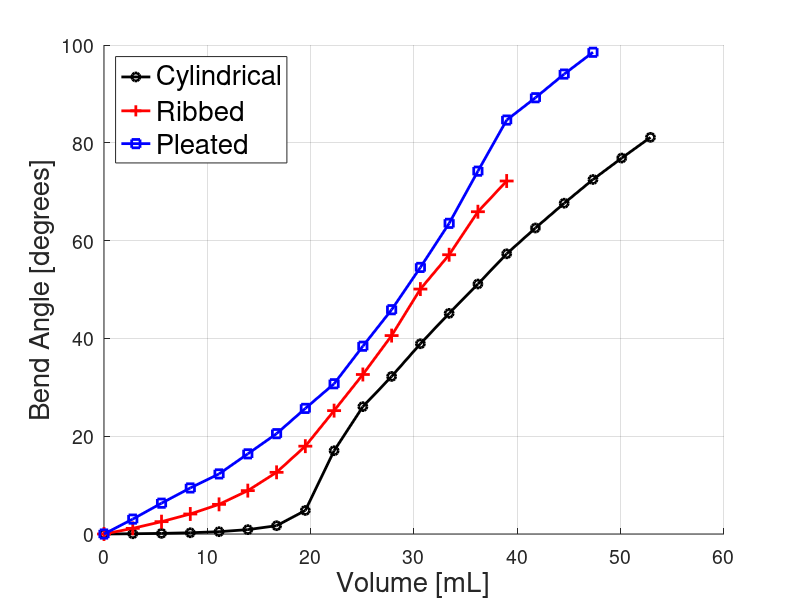
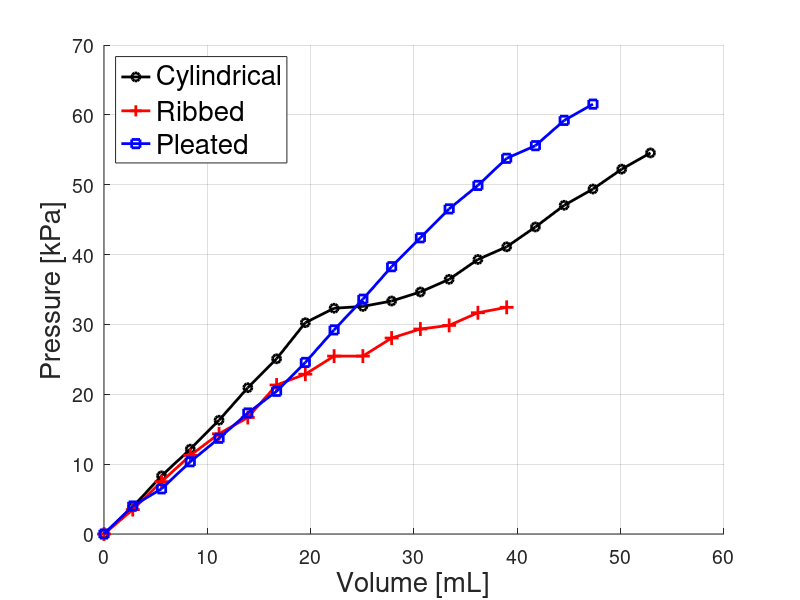
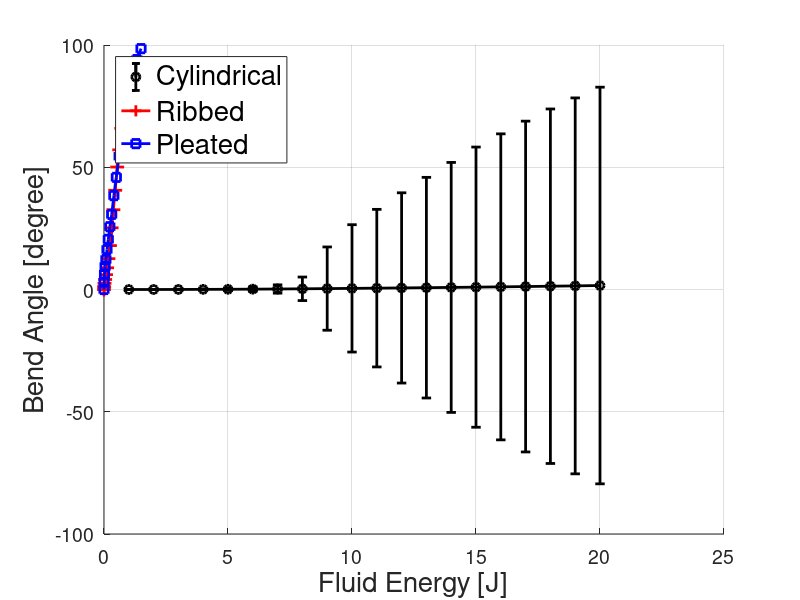
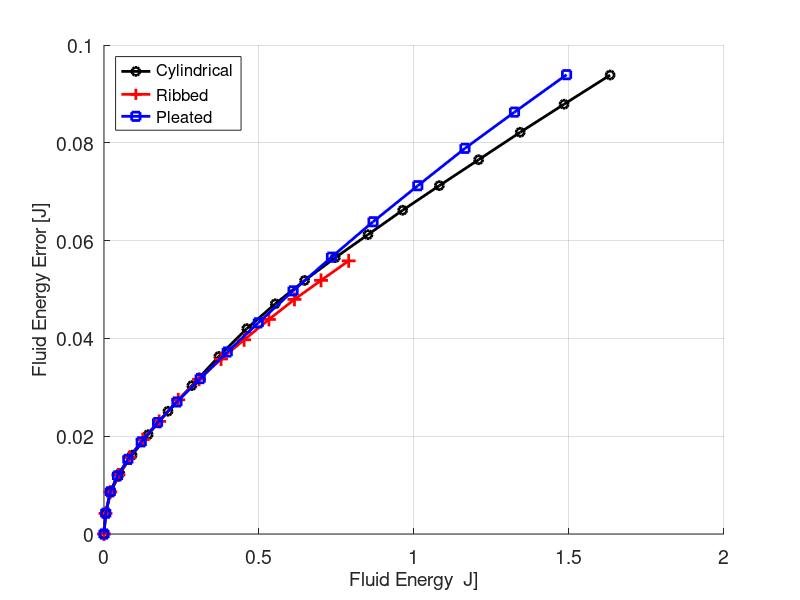

Recreate these plots in MATLAB, in order.
function plotBACharacterizations_colored()
% cyl = cylindrical
% rib = ribbed
% ple = pleated
close all

KILOPASCAL_PER_VOLT = (15.0/4.0)*6.89475729; % [kPa/V] for the pressure transducer
CENTIMETERS_PER_BIT = 5.0/4096; % [cm/'number'] for the jrk positional feedback
PISTON_DIAMETER = 3.81; % [cm]
PISTON_AREA = pi*(PISTON_DIAMETER/2)^2; % [cm^2]
DEG_PER_RAD = 1/0.0174532925;
errorBendangle = 0.2/62.7*180/pi; %[deg] http://www.naturalpoint.com/optitrack/products/flex-3/specs.html
errorForce = 8.9* 0.05; %[N]http://www.futek.com/product.aspx?stock=FSH00093

cyl_voltage = [0.51, 0.660, 0.832, 0.980, 1.14, 1.32, 1.48, 1.68, 1.76, 1.77, 1.80, 1.85, 1.92, 2.03, 2.10, 2.21, 2.33, 2.42, 2.53, 2.62];
cyl_pressure = (cyl_voltage - cyl_voltage(1))*KILOPASCAL_PER_VOLT; % [kPa]
cyl_curvature = [0.0, 0.014, 0.035, 0.071, 0.132, 0.249, 0.472, 1.34, 4.74, 7.25, 8.97, 10.83, 12.56, 14.23, 15.95, 17.42, 18.83, 20.18, 21.40, 22.58]; % [1/m]
cyl_volume = (0:200:3800)*CENTIMETERS_PER_BIT*PISTON_AREA; % [cm^3] or [mL]
cyl_energy = calculateEnergy(cyl_volume, cyl_pressure);
cyl_denergy = calculateEnergyError(cyl_volume, cyl_pressure); 
cyl_length = 0.0627;

% the bend angle plot
p1 = figure(1);
a1 = axes('Parent',p1,'FontSize',14);
grid(a1,'on');
hold(a1,'all');
ylabel('Bend Angle [degrees]', 'FontSize',20) % label left y-axis
xlabel('Volume [mL]', 'FontSize',20) % label x-axis
h1 = plot(cyl_volume, cyl_curvature*cyl_length*DEG_PER_RAD);
set(h1, 'Color', 'k');
set(h1, 'LineStyle', '-');
set(h1, 'LineWidth', 2.0);
set(h1, 'Marker', 'o');

% the pressure plot
p2 = figure(2);
a2 = axes('Parent',p2,'FontSize',14);
grid(a2,'on');
hold(a2,'all');
ylabel('Pressure [kPa]', 'FontSize',20) % label right y-axis
xlabel('Volume [mL]', 'FontSize',20) % label x-axis
h2 = plot(cyl_volume, cyl_pressure);
set(h2, 'Color', 'k');
set(h2, 'LineStyle', '-');
set(h2, 'LineWidth', 2.0);
set(h2, 'Marker', 'o');

% the energy plot
p3 = figure(3);
a3 = axes('Parent',p3,'FontSize',14);
grid(a3,'on');
hold(a3,'all');
xlabel('Fluid Energy [J]', 'FontSize',20) % label right y-axis
ylabel('Bend Angle [degree]', 'FontSize',20) % label x-axis
%angle_err = ones(length(cyl_volume),length(cyl_curvature));
h3 = errorbar(cyl_energy, cyl_curvature*cyl_length*DEG_PER_RAD);
set(h3, 'Color', 'k');
set(h3, 'LineStyle', '-');
set(h3, 'LineWidth', 2.0);
set(h3, 'Marker', 'o');

% the error_energy plot
p4 = figure(4);
a4 = axes('Parent',p4,'FontSize',14);
grid(a4,'on');
hold(a4,'all');
ylabel('Fluid Energy Error [J]', 'FontSize',14) % label right y-axis
xlabel('Fluid Energy  J]', 'FontSize',14) % label x-axis
h4 = plot(cyl_energy,cyl_denergy);
set(h4, 'Color', 'k');
set(h4, 'LineStyle', '-');
set(h4, 'LineWidth', 2.0);
set(h4, 'Marker', 'o');

%%%%%%%%%%%%%%%%%%%%%%%%%%%%%%%%%%%%%%%%%%%%%%%%%%%%%%%%%%%%%%%%%%%%%%%%%%%

rib_voltage = [0.515, 0.65, 0.805, 0.95, 1.07, 1.16, 1.34, 1.40, 1.50, 1.50, 1.60, 1.65, 1.67, 1.74, 1.77];
rib_pressure = (rib_voltage - rib_voltage(1))*KILOPASCAL_PER_VOLT; % [kPa]
rib_curvature = [0.0, 0.468, 1.024, 1.661, 2.46, 3.60, 5.12, 7.29, 10.24, 13.24, 16.47, 20.33, 23.18, 26.75, 29.30]; % [1/m]
rib_volume = (0:200:2800)*CENTIMETERS_PER_BIT*PISTON_AREA; % [cm^3] or [mL]
rib_energy = calculateEnergy(rib_volume, rib_pressure);
rib_denergy = calculateEnergyError(rib_volume, rib_pressure);
rib_length = 0.043;

figure(1);
h1 = plot(rib_volume, rib_curvature*rib_length*DEG_PER_RAD);
set(h1, 'Color', 'r');
set(h1, 'LineStyle', '-');
set(h1, 'LineWidth', 2.0);
set(h1, 'Marker', '+');
set(h1, 'MarkerSize', 10);

figure(2);
h2 = plot(rib_volume, rib_pressure);
set(h2, 'Color', 'r');
set(h2, 'LineStyle', '-');
set(h2, 'LineWidth', 2.0);
set(h2, 'Marker', '+');
set(h2, 'MarkerSize', 10);


figure(3);
h3 = plot(rib_energy, rib_curvature*rib_length*DEG_PER_RAD);
set(h3, 'Color', 'r');
set(h3, 'LineStyle', '-');
set(h3, 'LineWidth', 2.0);
set(h3, 'Marker', '+');
set(h3, 'MarkerSize', 10);

figure(4);
h4 = plot(rib_energy, rib_denergy);
set(h4, 'Color', 'r');
set(h4, 'LineStyle', '-');
set(h4, 'LineWidth', 2.0);
set(h4, 'Marker', '+');
set(h4, 'MarkerSize', 10);
%%%%%%%%%%%%%%%%%%%%%%%%%%%%%%%%%%%%%%%%%%%%%%%%%%%%%%%%%%%%%%%%%%%%%%%%%%%

ple_voltage = [0.52, 0.675, 0.770, 0.920, 1.05, 1.19, 1.31, 1.47, 1.65, 1.82, 2.0, 2.16, 2.32, 2.45, 2.60, 2.67, 2.81, 2.90];
ple_pressure = (ple_voltage - ple_voltage(1))*KILOPASCAL_PER_VOLT; % [kPa]
ple_curvature = [0, 0.554, 1.146, 1.712, 2.234, 2.98, 3.73, 4.67, 5.586, 6.982, 8.339, 9.911, 11.55, 13.49, 15.39, 16.22, 17.10, 17.91]; % [1/m]
ple_volume = (0:200:3400)*CENTIMETERS_PER_BIT*PISTON_AREA; % [cm^3] or [mL]
ple_energy = calculateEnergy(ple_volume, ple_pressure);
ple_denergy = calculateEnergyError(ple_volume, ple_pressure);
ple_length = 0.096;

figure(1);
h1 = plot(ple_volume, ple_curvature*ple_length*DEG_PER_RAD);
set(h1, 'Color', 'b');
set(h1, 'LineStyle', '-');
set(h1, 'LineWidth', 2.0);
set(h1, 'Marker', 's');
legend({'Cylindrical', 'Ribbed', 'Pleated'}, 'Location','northwest', 'FontSize',20)

figure(2);
h2 = plot(ple_volume, ple_pressure);
set(h2, 'Color', 'b');
set(h2, 'LineStyle', '-');
set(h2, 'LineWidth', 2.0);
set(h2, 'Marker', 's');
legend({'Cylindrical', 'Ribbed', 'Pleated'}, 'Location','northwest','FontSize',20)

figure(3);
h3 = plot(ple_energy, ple_curvature*ple_length*DEG_PER_RAD);
set(h3, 'Color', 'b');
set(h3, 'LineStyle', '-');
set(h3, 'LineWidth', 2.0);
set(h3, 'Marker', 's');
legend({'Cylindrical', 'Ribbed', 'Pleated'}, 'Location','northwest','FontSize',20)

figure(4);
h4 = plot(ple_energy, ple_denergy);
set(h4, 'Color', 'b');
set(h4, 'LineStyle', '-');
set(h4, 'LineWidth', 2.0);
set(h4, 'Marker', 's');
legend({'Cylindrical', 'Ribbed', 'Pleated'}, 'Location','northwest','FontSize',12)


end

function energy = calculateEnergy(volume, pressure)
volume = volume*1.0e-6; % [m^3]
pressure = pressure*1000;
max_index = length(volume);
energy = zeros(1,max_index);

for i=1:length(volume)
    if(i==1)
        energy = 0;
    else
        delta_volume = volume(i)-volume(i-1);
        delta_pressure = pressure(i)-pressure(i-1);
        energy(i) = energy(i-1) + delta_volume*pressure(i-1) + 0.5*delta_pressure*delta_volume;
    end
end
end


function denergy = calculateEnergyError(volume, pressure)
volume = volume*1.0e-6; % [m^3]
pressure = pressure*1000; %[Pa]
max_index = length(volume);
denergy = zeros(1,max_index);
perr = 0.02*15*6894.78; % [Pa] ASDXACX015PAAA5 Accuracy 2% of 15psi full scale
verr = 0.3/1000*(1.5*0.0254)^2; % [m^3] http://www.firgelli.com/Uploads/L16_datasheet.pdf 3mm accuracy

for i=1:length(volume)
    if(i==1)
        denergy(i)=0;
        
    else
        delta_volume = volume(i)-volume(i-1);
        delta_pressure = pressure(i)-pressure(i-1);
        deltap_err = additiveError(perr,perr,0);
        deltav_err = additiveError(verr,verr,0);
        
        dvdelpm1 = multiplicativeError(delta_volume,deltav_err,pressure(i-1),perr);
        if(isnan(dvdelpm1))
            dvdelpm1=0;
        end
        
        dpdelvdel = multiplicativeError(delta_pressure,deltap_err,delta_volume,deltav_err);     
        if(isnan(dpdelvdel))
            dpdelvdel=0;
        end
        
        denergy(i) = additiveError(denergy(i-1),dvdelpm1,0.5*dpdelvdel);
    end
end
end

function error = additiveError(xerr,yerr,zerr)
error = sqrt(xerr^2 + yerr^2 + zerr^2);        
end

function error = multiplicativeError(x,xerr,y,yerr)
R = abs(x*y);
error = R * sqrt((xerr/x)^2 + (yerr/y)^2);        
end


